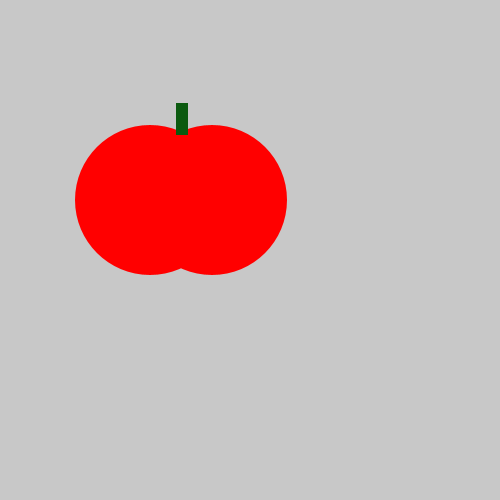
Frame 1 (no input)
Frame 60 (the mouse pressed at the canvas centre just before this capture): identical to frame 1, image omitted
Frame 120 (the mouse held since frame 60 and released just before this capture): identical to frame 1, image omitted

The Processing sketch that drew this single still picture (run headless with seeded random() and noise(); from frame 60 on, the mouse is pressed at the canvas centre):

// Processing sketch: tomato
// ── tomato.pde
void setup() {
    size(500, 500);
}
void draw() {
    background(200, 200, 200);
    noStroke();
    fill(#FF0000);
    ellipse(150, 200, 150, 150);
    ellipse(212, 200, 150, 150);
    fill(#0B5A0F);
    rect(176, 103, 12, 32);
    if(mousePressed){
      println(mouseX);
      println(mouseY);
    }
   
  
   
} 
